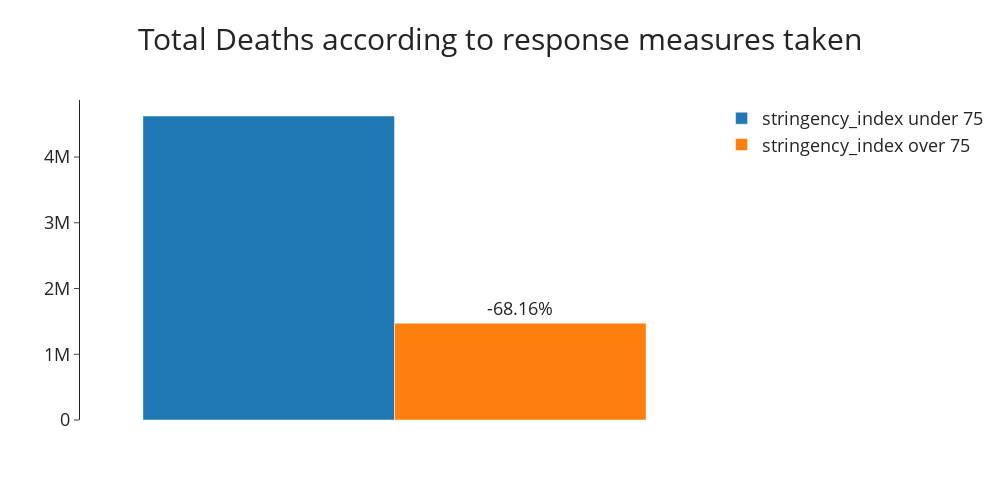

Here is the notebook cell this chart was saved with:
### Markdown cell above
Bar charts

### Code cell
fig = go.Figure(go.Bar(y=[under75_deaths_sum], 
                       name='stringency_index under 75',
                      ))
fig.add_trace(go.Bar(y=[over75_deaths_sum], name='stringency_index over 75',text=percentage_drop_deaths, textposition='outside'))

fig.update_layout(
width=1000, 
height=500,
template="simple_white",
title_text="Total Deaths according to response measures taken ",
title_font_size=30,
title_font_family="Open Sans",
title_x=0.5,
yaxis_title=None,
xaxis_title=None,
font=dict(family="Open Sans", size=18)
)
fig.update_xaxes(
    showticklabels=False,
    visible=False,
)

### Figure 1 — Plotly figure (JSON) as saved in the notebook; plotly's stock layout.template omitted (floating-point values rounded to 4 significant figures)
{"data": [{"name": "stringency_index under 75", "type": "bar", "y": [4624321]}, {"name": "stringency_index over 75", "text": "-68.16%", "textposition": "outside", "type": "bar", "y": [1472410]}], "layout": {"font": {"family": "Open Sans", "size": 18}, "height": 500, "title": {"font": {"family": "Open Sans", "size": 30}, "text": "Total Deaths according to response measures taken ", "x": 0.5}, "width": 1000, "xaxis": {"autorange": true, "range": [-0.5, 0.5], "showticklabels": false, "title": {}, "visible": false}, "yaxis": {"autorange": true, "range": [0, 4868000.0], "title": {}, "type": "linear"}}}
